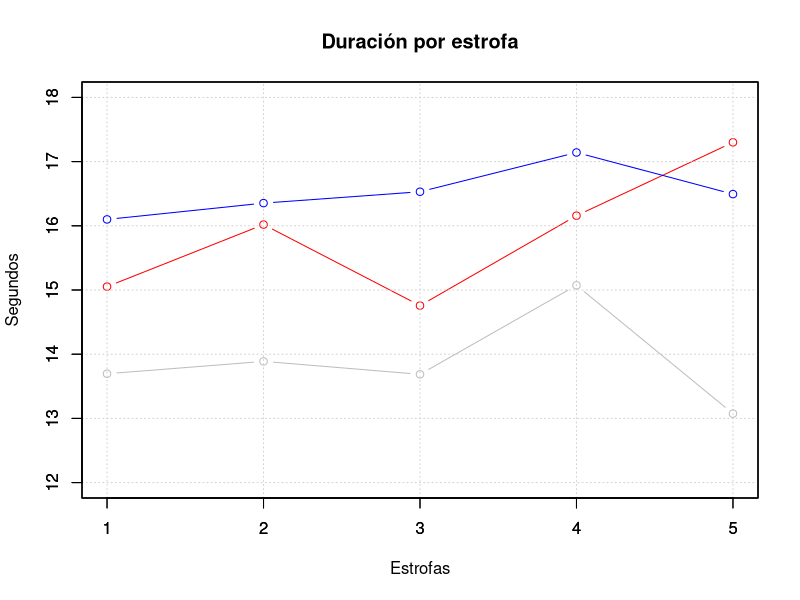
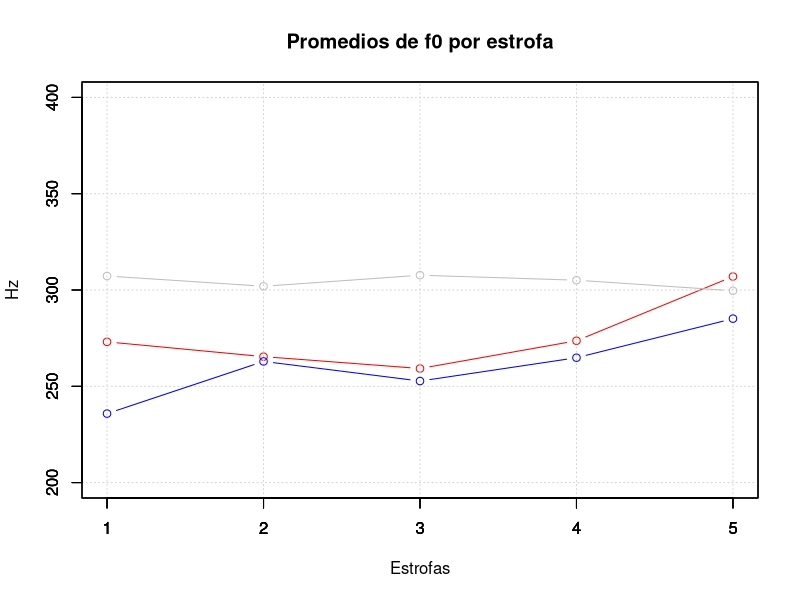
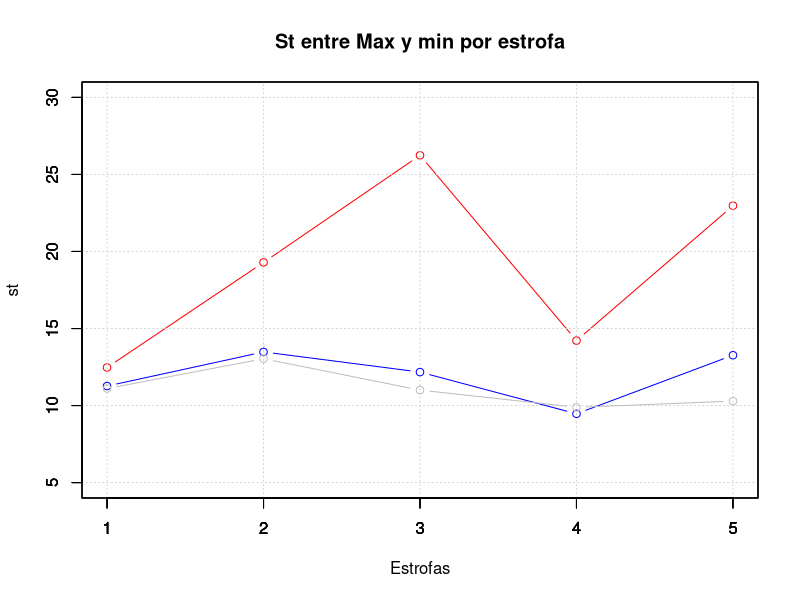
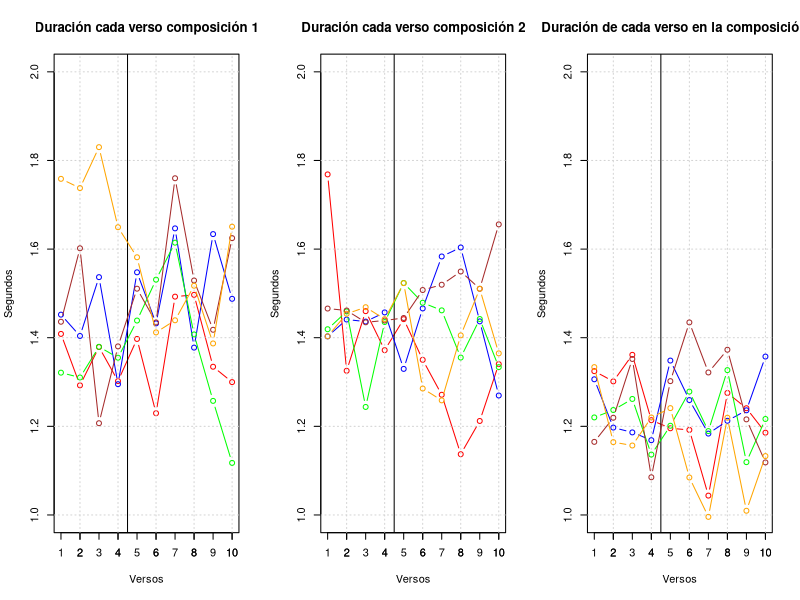
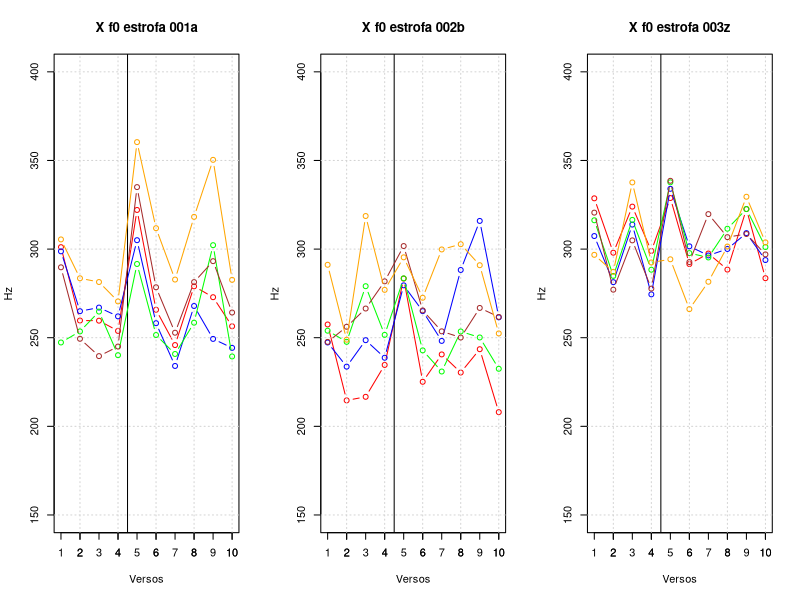
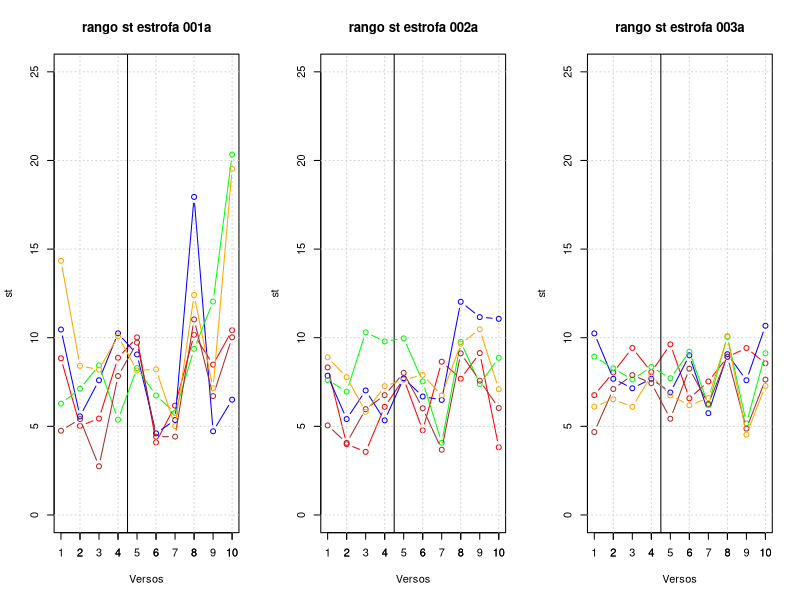
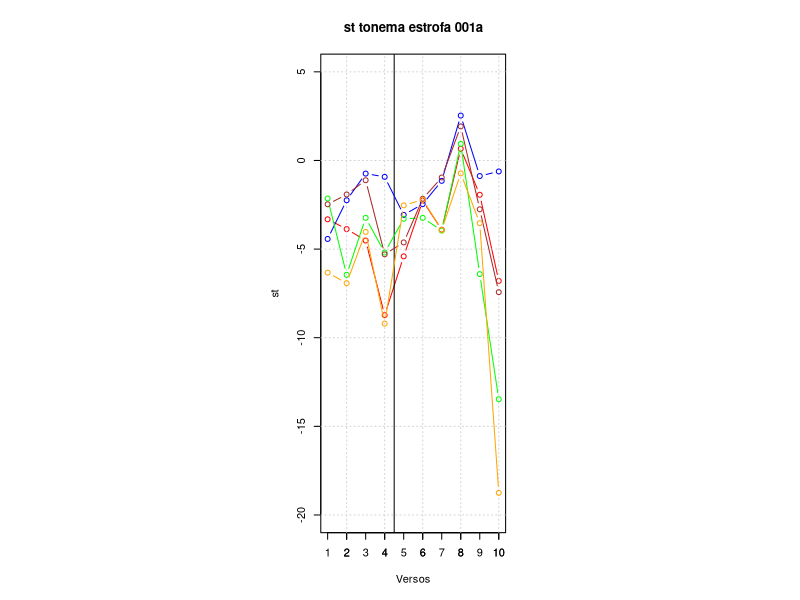
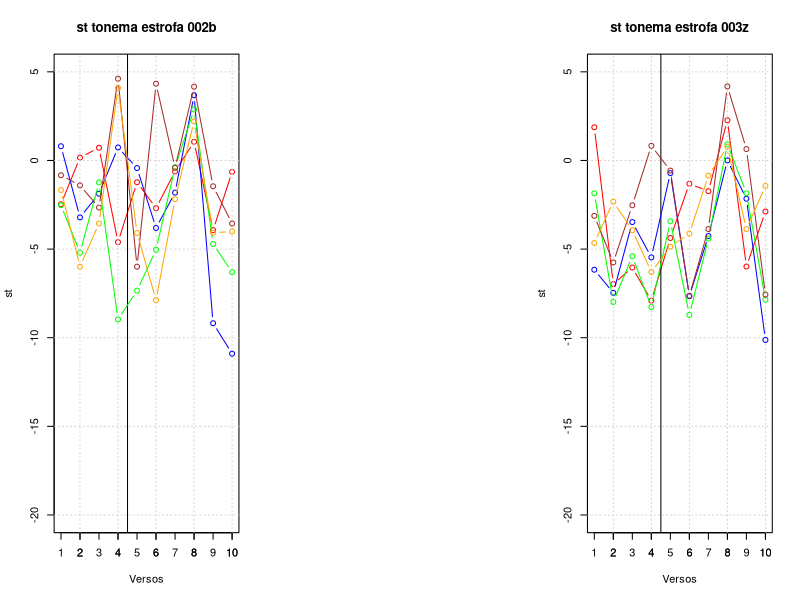

Write R code to recreate these figures, in order. (Note: this script raises an error after producing the figures.)
#Casa
setwd("/Users/Mapa/Documents/violeta_parra")


# Universidad
setwd("/Users/imac/Documents/violetaParra/septiembre2024")

 # por verso
data <- read.csv('data.txt')

# por estrofa
data_g <- read.csv('data_g.txt')
str(data_g)
comp001 <- subset(data_g,composicion == 1)
comp002 <- subset(data_g,composicion == 2)
comp003 <- subset(data_g,composicion == 3)









str(data)

caso001 <- subset(data, composicion == 1)
caso002 <- subset(data, composicion == 2)
caso003 <- subset(data, composicion == 3)

duracion = c(mean(caso001[,6]), mean(caso002[,6]), mean(caso003[,6]))
xf0_todas = c(mean(caso001[,7]), mean(caso002[,7]), mean(caso003[,7]))
stMm_todas = c(mean(caso001[,8]), mean(caso002[,8]), mean(caso003[,8]))
stT_todas <- c(mean(caso001[,9]), mean(caso002[,9]), mean(caso003[,9]))


primera001 <- subset(caso001,estrofa=="1")
segunda001 <- subset(caso001,estrofa=="2")
tercera001 <- subset(caso001,estrofa=="3")
cuarta001 <- subset(caso001,estrofa=="4")
quinta001 <- subset(caso001,estrofa=="5")



primera002 <- subset(caso002,estrofa=="1")
segunda002 <- subset(caso002,estrofa=="2")
tercera002 <- subset(caso002,estrofa=="3")
cuarta002 <- subset(caso002,estrofa=="4")
quinta002 <- subset(caso002,estrofa=="5")


primera003 <- subset(caso003,estrofa=="1")
segunda003 <- subset(caso003,estrofa=="2")
tercera003 <- subset(caso003,estrofa=="3")
cuarta003 <- subset(caso003,estrofa=="4")
quinta003 <- subset(caso003,estrofa=="5")



#########################
######    GRAFICOS     ###########
#########################

# generales

# duracion [,4]

# x f0[,5]

# semitonos máx y mín [,8]

# Duración por estrofa en las tres composiciones
plot.new()
plot(comp001[,4], type ="b",col = "red", ylim=c(12,18), ylab="",xaxt= "n",yaxt="n", xlab= "", main="Duración por estrofa")
grid()
par(new=TRUE)
plot(comp002[,4], type ="b",col = "blue", ylim=c(12,18), yxat="n", xaxt= "n", ylab="", xlab= "")
par(new=TRUE)
plot(comp003[,4], type ="b",col = "gray", ylim=c(12,18), ylab="Segundos", xlab= "Estrofas", yxat="n")
axis(1, at=(1:5), labels=c("1", "2", "3", "4", "5"))


# Promedios de f0 
plot.new()
plot(comp001[,5], type ="b",col = "red", ylim=c(200,400), ylab="Hz", xlab= "Estrofas", main="Promedios de f0 por estrofa")
grid()
axis(1, at=(1:5), labels=c("1", "2", "3", "4", "5"))
par(new=TRUE)
plot(comp002[,5], type ="b",col = "blue", ylim=c(200,400), ylab="", xlab= "")
par(new=TRUE)
plot(comp003[,5], type ="b",col = "gray", ylim=c(200,400), ylab="", xlab= "")


# st máximo y mínimo

plot.new()
plot(comp001[,8], type ="b",col = "red", ylim=c(5,30), ylab="st", xlab= "Estrofas", main="St entre Max y min por estrofa")
grid()
axis(1, at=(1:5), labels=c("1", "2", "3", "4", "5"))
par(new=TRUE)
plot(comp002[,8], type ="b",col = "blue", ylim=c(5,30), ylab="", xlab= "")
par(new=TRUE)
plot(comp003[,8], type ="b",col = "gray", ylim=c(5,30), ylab="", xlab= "")









####### valores generales para los gráficos

axis_versos <- c("1", "2", "3", "4", "5", "6", "7", "8", "9", "10")
dursegs = c(1,2)
valoresf0 = c(150,400)
rangost <- c(0,25)
rangost_T <- c(-20,5)
#########################



# específicos
# Duración por verso y por estrofa


par(mfrow= c(1,3))
plot(primera001[,4],primera001[,6], type="b", col = "red", ylim=dursegs, ylab= "Segundos", xlab = "Versos", main = "Duración cada verso composición 1")
axis(1, at=(1:10), labels=axis_versos)
abline(v=4.5)
grid()
par(new=TRUE)
plot(segunda001[,4], segunda001[,6], type="b", col = "blue", ylim=dursegs, ylab = "", xlab = "", axes = FALSE)
par(new=TRUE)
plot(tercera001[,4], tercera001[,6], type="b", col = "green", ylim=dursegs, ylab = "", xlab = "", axes = FALSE)
par(new=TRUE)
plot(cuarta001[,4], cuarta001[,6], type="b", col = "brown", ylim=dursegs, ylab = "", xlab = "", axes = FALSE)
par(new=TRUE)
plot(quinta001[,4], quinta001[,6], type="b", col = "orange", ylim=dursegs, ylab = "", xlab = "", axes = FALSE)
# dibujar óvalo

plot(primera002[,4],primera002[,6], type="b", col = "red", ylim=dursegs, ylab= "Segundos", xlab = "Versos", main = "Duración cada verso composición 2")
axis(1, at=(1:10), labels=axis_versos)
abline(v=4.5)
grid()
par(new=TRUE)
plot(segunda002[,4], segunda002[,6], type="b", col = "blue", ylim=dursegs, ylab = "", xlab = "", axes = FALSE)
par(new=TRUE)
plot(tercera002[,4], tercera002[,6], type="b", col = "green", ylim=dursegs, ylab = "", xlab = "", axes = FALSE)
par(new=TRUE)
plot(cuarta002[,4], cuarta002[,6], type="b", col = "brown", ylim=dursegs, ylab = "", xlab = "", axes = FALSE)
par(new=TRUE)
plot(quinta002[,4], quinta002[,6], type="b", col = "orange", ylim=dursegs, ylab = "", xlab = "", axes = FALSE)

plot(primera003[,4],primera003[,6], type="b", col = "red", ylim=dursegs, ylab= "Segundos", xlab = "Versos", main = "Duración de cada verso en la composición 3")
axis(1, at=(1:10), labels=axis_versos)
abline(v=4.5)
grid()
par(new=TRUE)
plot(segunda003[,4], segunda003[,6], type="b", col = "blue", ylim=dursegs, ylab = "", xlab = "", axes = FALSE)
par(new=TRUE)
plot(tercera003[,4], tercera003[,6], type="b", col = "green", ylim=dursegs, ylab = "", xlab = "", axes = FALSE)
par(new=TRUE)
plot(cuarta003[,4], cuarta003[,6], type="b", col = "brown", ylim=dursegs, ylab = "", xlab = "", axes = FALSE)
par(new=TRUE)
plot(quinta003[,4], quinta003[,6], type="b", col = "orange", ylim=dursegs, ylab = "", xlab = "", axes = FALSE)






par(mfrow= c(1,3))## X f0 por verso y por estrofa
#plot.new()
plot(primera001[,4],primera001[,7], type="b", col = "red", ylim=valoresf0, ylab= "Hz", xlab = "Versos", main = "X f0 estrofa 001a")
axis(1, at=(1:10), labels=axis_versos)
abline(v=4.5)
grid()
par(new=TRUE)
plot(segunda001[,4], segunda001[,7], type="b", col = "blue", ylim=valoresf0, ylab = "", xlab = "", axes = FALSE)
par(new=TRUE)
plot(tercera001[,4], tercera001[,7], type="b", col = "green", ylim=valoresf0, ylab = "", xlab = "", axes = FALSE)
par(new=TRUE)
plot(cuarta001[,4], cuarta001[,7], type="b", col = "brown", ylim=valoresf0, ylab = "", xlab = "", axes = FALSE)
par(new=TRUE)
plot(quinta001[,4], quinta001[,7], type="b", col = "orange", ylim=valoresf0, ylab = "", xlab = "", axes = FALSE)

#plot.new()
plot(primera002[,4],primera002[,7], type="b", col = "red", ylim=valoresf0, ylab= "Hz", xlab = "Versos", main = "X f0 estrofa 002b")
axis(1, at=(1:10), labels=axis_versos)
abline(v=4.5)
grid()
par(new=TRUE)
plot(segunda002[,4], segunda002[,7], type="b", col = "blue", ylim=valoresf0, ylab = "", xlab = "", axes = FALSE)
par(new=TRUE)
plot(tercera002[,4], tercera002[,7], type="b", col = "green", ylim=valoresf0, ylab = "", xlab = "", axes = FALSE)
par(new=TRUE)
plot(cuarta002[,4], cuarta002[,7], type="b", col = "brown", ylim=valoresf0, ylab = "", xlab = "", axes = FALSE)
par(new=TRUE)
plot(quinta002[,4], quinta002[,7], type="b", col = "orange", ylim=valoresf0, ylab = "", xlab = "", axes = FALSE)


#plot.new()

plot(primera003[,4],primera003[,7], type="b", col = "red", ylim=valoresf0, ylab= "Hz", xlab = "Versos", main = "X f0 estrofa 003z")
axis(1, at=(1:10), labels=axis_versos)
abline(v=4.5)
grid()
par(new=TRUE)
plot(segunda003[,4], segunda003[,7], type="b", col = "blue", ylim=valoresf0, ylab = "", xlab = "", axes = FALSE)
par(new=TRUE)
plot(tercera003[,4], tercera003[,7], type="b", col = "green", ylim=valoresf0, ylab = "", xlab = "", axes = FALSE)
par(new=TRUE)
plot(cuarta003[,4], cuarta003[,7], type="b", col = "brown", ylim=valoresf0, ylab = "", xlab = "", axes = FALSE)
par(new=TRUE)
plot(quinta003[,4], quinta003[,7], type="b", col = "orange", ylim=valoresf0, ylab = "", xlab = "", axes = FALSE)






## Rango en st verso y por estrofa
par(mfrow= c(1,3))
plot(primera001[,4],primera001[,8], type="b", col = "red", ylim= rangost , ylab= "st", xlab = "Versos", main = "rango st estrofa 001a")
axis(1, at=(1:10), labels=axis_versos)
abline(v=4.5)
grid()
par(new=TRUE)
plot(segunda001[,4], segunda001[,8], type="b", col = "blue", ylim= rangost , ylab = "", xlab = "", axes = FALSE)
par(new=TRUE)
plot(tercera001[,4], tercera001[,8], type="b", col = "green", ylim= rangost , ylab = "", xlab = "", axes = FALSE)
par(new=TRUE)
plot(cuarta001[,4], cuarta001[,8], type="b", col = "brown", ylim= rangost, ylab = "", xlab = "", axes = FALSE)
par(new=TRUE)
plot(quinta001[,4], quinta001[,8], type="b", col = "orange", ylim= rangost, ylab = "", xlab = "", axes = FALSE)


plot(primera002[,4],primera002[,8], type="b", col = "red", ylim= rangost , ylab= "st", xlab = "Versos", main = "rango st estrofa 002a")
axis(1, at=(1:10), labels=axis_versos)
abline(v=4.5)
grid()
par(new=TRUE)
plot(segunda002[,4], segunda002[,8], type="b", col = "blue", ylim= rangost , ylab = "", xlab = "", axes = FALSE)
par(new=TRUE)
plot(tercera002[,4], tercera002[,8], type="b", col = "green", ylim= rangost , ylab = "", xlab = "", axes = FALSE)
par(new=TRUE)
plot(cuarta002[,4], cuarta002[,8], type="b", col = "brown", ylim= rangost, ylab = "", xlab = "", axes = FALSE)
par(new=TRUE)
plot(quinta002[,4], quinta002[,8], type="b", col = "orange", ylim= rangost, ylab = "", xlab = "", axes = FALSE)


plot(primera003[,4],primera003[,8], type="b", col = "red", ylim= rangost , ylab= "st", xlab = "Versos", main = "rango st estrofa 003a")
axis(1, at=(1:10), labels=axis_versos)
abline(v=4.5)
grid()
par(new=TRUE)
plot(segunda003[,4], segunda003[,8], type="b", col = "blue", ylim= rangost , ylab = "", xlab = "", axes = FALSE)
par(new=TRUE)
plot(tercera003[,4], tercera003[,8], type="b", col = "green", ylim= rangost , ylab = "", xlab = "", axes = FALSE)
par(new=TRUE)
plot(cuarta003[,4], cuarta003[,8], type="b", col = "brown", ylim= rangost, ylab = "", xlab = "", axes = FALSE)
par(new=TRUE)
plot(quinta003[,4], quinta003[,8], type="b", col = "orange", ylim= rangost, ylab = "", xlab = "", axes = FALSE)





## Rango en st tonema
plot.new()
plot(primera001[,4],primera001[,9], type="b", col = "red", ylim= rangost_T, ylab= "st", xlab = "Versos", main = "st tonema estrofa 001a")
axis(1, at=(1:10), labels=axis_versos)
abline(v=4.5)
grid()
par(new=TRUE)
plot(segunda001[,4], segunda001[,9], type="b", col = "blue", ylim= rangost_T, ylab = "", xlab = "", axes = FALSE)
par(new=TRUE)
plot(tercera001[,4], tercera001[,9], type="b", col = "green", ylim= rangost_T, ylab = "", xlab = "", axes = FALSE)
par(new=TRUE)
plot(cuarta001[,4], cuarta001[,9], type="b", col = "brown", ylim= rangost_T, ylab = "", xlab = "", axes = FALSE)
par(new=TRUE)
plot(quinta001[,4], quinta001[,9], type="b", col = "orange", ylim= rangost_T, ylab = "", xlab = "", axes = FALSE)


plot.new()
plot(primera002[,4],primera002[,9], type="b", col = "red", ylim= rangost_T, ylab= "st", xlab = "Versos", main = "st tonema estrofa 002b")
axis(1, at=(1:10), labels=axis_versos)
abline(v=4.5)
grid()
par(new=TRUE)
plot(segunda002[,4], segunda002[,9], type="b", col = "blue", ylim= rangost_T, ylab = "", xlab = "", axes = FALSE)
par(new=TRUE)
plot(tercera002[,4], tercera002[,9], type="b", col = "green", ylim= rangost_T, ylab = "", xlab = "", axes = FALSE)
par(new=TRUE)
plot(cuarta002[,4], cuarta002[,9], type="b", col = "brown", ylim= rangost_T, ylab = "", xlab = "", axes = FALSE)
par(new=TRUE)
plot(quinta002[,4], quinta002[,9], type="b", col = "orange", ylim= rangost_T, ylab = "", xlab = "", axes = FALSE)


plot.new()
plot(primera003[,4],primera003[,9], type="b", col = "red", ylim= rangost_T, ylab= "st", xlab = "Versos", main = "st tonema estrofa 003z")
axis(1, at=(1:10), labels=axis_versos)
abline(v=4.5)
grid()
par(new=TRUE)
plot(segunda003[,4], segunda003[,9], type="b", col = "blue", ylim= rangost_T, ylab = "", xlab = "", axes = FALSE)
par(new=TRUE)
plot(tercera003[,4], tercera003[,9], type="b", col = "green", ylim= rangost_T, ylab = "", xlab = "", axes = FALSE)
par(new=TRUE)
plot(cuarta003[,4], cuarta003[,9], type="b", col = "brown", ylim= rangost_T, ylab = "", xlab = "", axes = FALSE)
par(new=TRUE)
plot(quinta003[,4], quinta003[,9], type="b", col = "orange", ylim= rangost_T, ylab = "", xlab = "", axes = FALSE)






# general por estrofa
par(mfrow=c(1,3))
plot(data_g[,2],type="b", ylab= "segundos", xlab="Estrofa", main ="Duración")
grid()

plot(data_g[,3],type="b", ylab= "Hz", xlab="Estrofa", main = "Promedio f0")
grid()

plot(data_g[,6],type="b", ylab= "st", xlab="Estrofa", main = "Rango st")
grid()
